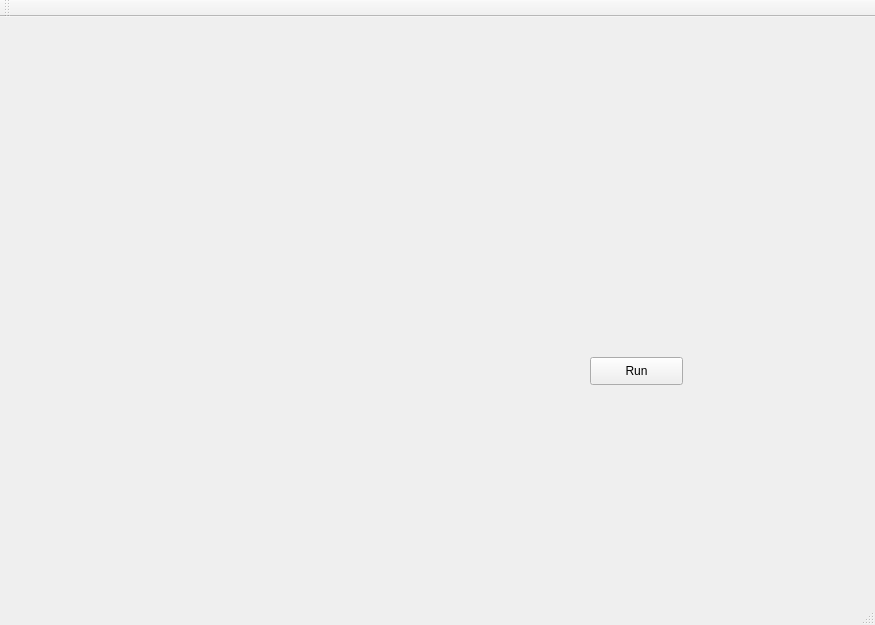
<?xml version="1.0" encoding="UTF-8"?>
<ui version="4.0">
 <class>OGKG_Lab_GuiClass</class>
 <widget class="QMainWindow" name="OGKG_Lab_GuiClass">
  <property name="geometry">
   <rect>
    <x>0</x>
    <y>0</y>
    <width>875</width>
    <height>625</height>
   </rect>
  </property>
  <property name="windowTitle">
   <string>OGKG_Lab_Gui</string>
  </property>
  <widget class="QWidget" name="centralWidget">
   <widget class="Plot" name="PlotWidget" native="true">
    <property name="geometry">
     <rect>
      <x>20</x>
      <y>20</y>
      <width>501</width>
      <height>501</height>
     </rect>
    </property>
   </widget>
   <widget class="QPushButton" name="runAlgorithm">
    <property name="geometry">
     <rect>
      <x>590</x>
      <y>340</y>
      <width>93</width>
      <height>28</height>
     </rect>
    </property>
    <property name="text">
     <string>Run</string>
    </property>
   </widget>
  </widget>
  <widget class="QMenuBar" name="menuBar">
   <property name="geometry">
    <rect>
     <x>0</x>
     <y>0</y>
     <width>875</width>
     <height>26</height>
    </rect>
   </property>
  </widget>
  <widget class="QToolBar" name="mainToolBar">
   <attribute name="toolBarArea">
    <enum>TopToolBarArea</enum>
   </attribute>
   <attribute name="toolBarBreak">
    <bool>false</bool>
   </attribute>
  </widget>
  <widget class="QStatusBar" name="statusBar"/>
 </widget>
 <layoutdefault spacing="6" margin="11"/>
 <customwidgets>
  <customwidget>
   <class>Plot</class>
   <extends>QWidget</extends>
   <header>Plot.h</header>
   <container>1</container>
  </customwidget>
 </customwidgets>
 <resources>
  <include location="OGKG_Lab_Gui.qrc"/>
 </resources>
 <connections/>
</ui>
